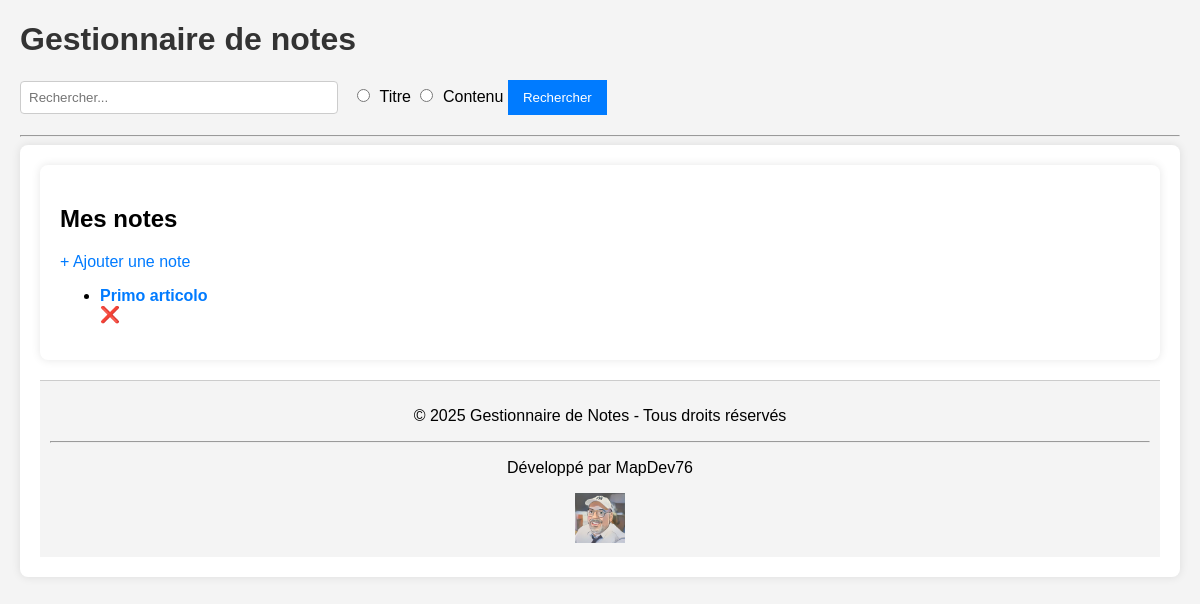
/, run on an earlier commit of the app's database.
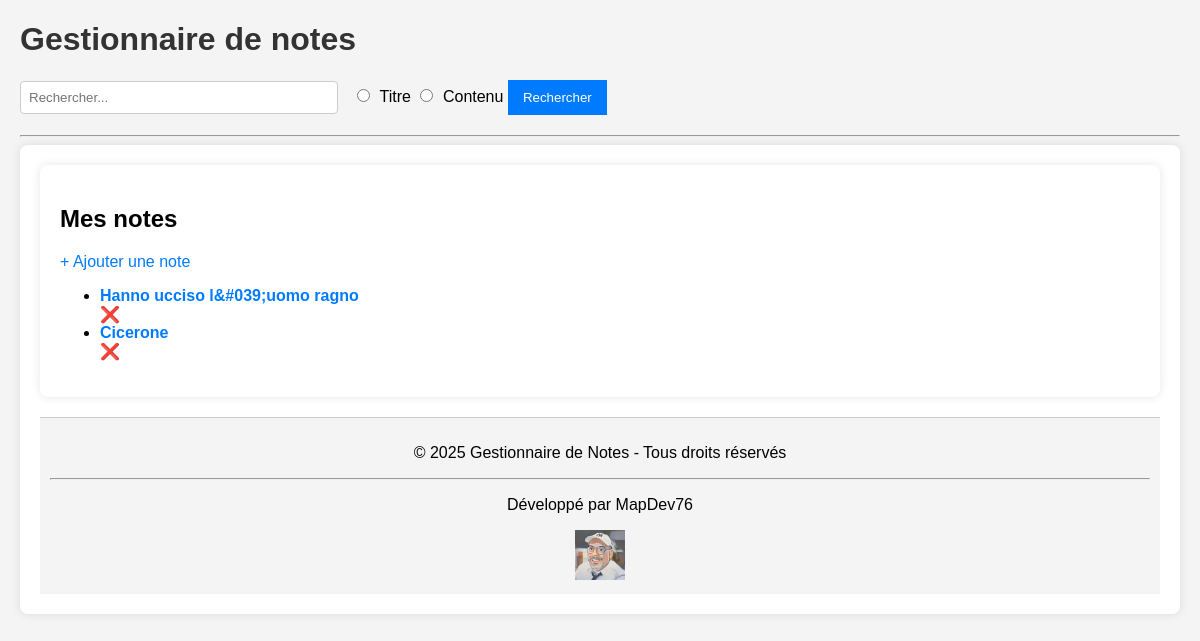
And on a later commit of the database.
### tables this page shows
CREATE TABLE notes (
    id INTEGER PRIMARY KEY AUTOINCREMENT,
    title TEXT NOT NULL,
    content TEXT NOT NULL,
    created_at DATETIME DEFAULT CURRENT_TIMESTAMP
);

### index.php (called while the page is built)
<?php
require_once __DIR__ . '/routes.php';

### models/noteModel.php (called while the page is built, shortened)
<?php
function getNotes() {
    global $pdo;
    return $pdo->query("SELECT * FROM notes ORDER BY created_at DESC")->fetchAll();
}

### views/notes_list.php (the view, shortened to what this page needs)
<main>
    <h2>Mes notes</h2>
    <a href="index.php?route=notes.create">+ Ajouter une note</a>
    <ul>
        <?php foreach ($notes as $note): ?>
            <li>
                <a href="index.php?route=notes.edit&id=<?= $note['id'] ?>">
                    <b><?= htmlspecialchars($note['title']) ?></b>
                </a>
                <a href="index.php?route=notes.delete&id=<?= $note['id'] ?>" onclick="return confirm('Voulez-vous vraiment supprimer cette note ?')">❌</a>
            </li>
        <?php endforeach; ?>
    </ul>

### routes.php (shortened to what this page needs)
<?php
$route = $_GET['route'] ?? 'notes.index';
switch ($route) {
    case 'notes.index':
        $notes = getNotes();
        include 'views/header.php';
        include 'views/notes_list.php';
        include 'views/footer.php';
        break;
}

### views/header.php (shortened to what this page needs)
<!DOCTYPE html>
<html lang="fr">
<head>
    <link rel="stylesheet" href="style.css">
    <link rel="stylesheet" href="https://cdn.jsdelivr.net/simplemde/latest/simplemde.min.css">
</head>
<body>
    <header>
        <h1>Gestionnaire de notes</h1>
        <form method="get" action="index.php" style="margin-bottom: 20px;">
            <input type="text" name="search" placeholder="Rechercher..." value="<?= isset($_GET['search']) ? htmlspecialchars($_GET['search']) : '' ?>">
            <label><input type="radio" name="field" value="title" <?= (isset($_GET['field']) && $_GET['field'] === 'title') ? 'checked' : '' ?>> Titre</label>
            <label><input type="radio" name="field" value="content" <?= (isset($_GET['field']) && $_GET['field'] === 'content') ? 'checked' : '' ?>> Contenu</label>
            <button type="submit">Rechercher</button>
        </form>
        <hr>
    </header>
    <main>

### views/footer.php
</main>
<footer>
    <p>&copy; <?= date('Y') ?> Gestionnaire de Notes - Tous droits réservés</p>
    <hr>
    <p>Développé par MapDev76</p>
    <img src="home/MapDev76.png" alt="Logo" style="height: 50px;">
</footer>
</body>
</html>

### style.css (style rules this page uses)
body { font-family: Arial, sans-serif; margin: 20px; background-color: #f4f4f4; }
h1 { color: #333; }
a { text-decoration: none; color: #007BFF; }
form { margin-bottom: 20px; }
button { background-color: #007BFF; color: white; border: none; padding: 10px 15px; cursor: pointer; }
input[type="text"] { width: 300px; padding: 8px; margin-right: 10px; border: 1px solid #ccc; border-radius: 4px; }
input[type="radio"] { margin-right: 5px; }
main { background: white; padding: 20px; border-radius: 8px; box-shadow: 0 0 10px rgba(0, 0, 0, 0.1); }
footer { text-align: center; margin-top: 20px; padding: 10px; background-color: #f4f4f4; border-top: 1px solid #ccc; }

What changed in the data, as far as the page shows it:
removed notes: title "Primo articolo"
added notes: title "Hanno ucciso l&#039;uomo ragno"
added notes: title "Cicerone"
